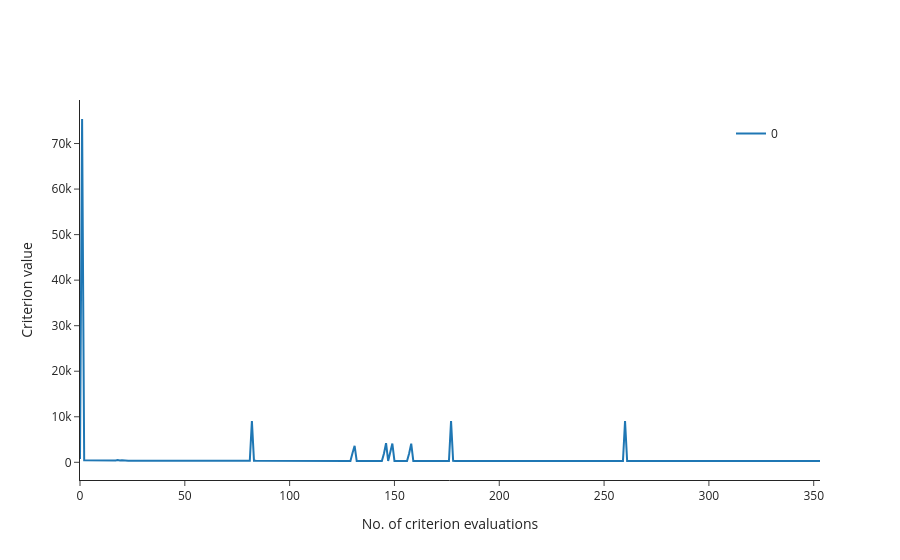

This figure's notebook cell:
### Code cell
fig = om.criterion_plot(res_rd)
fig

### Figure 1 — Plotly figure (JSON) as saved in the notebook; plotly's stock layout.template omitted (floating-point values rounded to 4 significant figures; data arrays with more than 128 entries replaced by an {"elided": "..."} marker saying what was removed)
{"data": [{"legendgroup": "0", "line": {"color": "#1F77B4"}, "mode": "lines", "name": "0", "showlegend": true, "type": "scatter", "x": {"elided": "354 int values"}, "y": {"elided": "354 float values"}}], "layout": {"legend": {"x": 0.95, "xanchor": "right", "y": 0.95, "yanchor": "top"}, "margin": {}, "title": {}, "xaxis": {"title": {"text": "No. of criterion evaluations"}}, "yaxis": {"title": {"text": "Criterion value"}}}}
